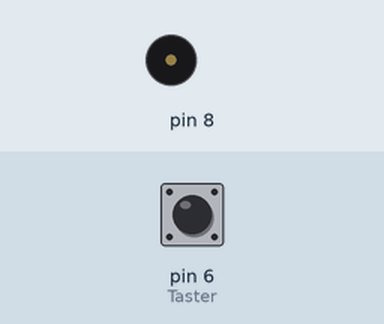
Recording of a sketch running on a simulated Arduino Uno, built with avr-gcc and run on an emulated ATmega328P. On the bench: buzzer (waves = sounding). The inputs (shaded band) are chosen by the test bench; at power-on: pin 6 (Taster) LOW.

Above: at 1.2 s.
1.3 s: pin 6 (Taster) pulled HIGH for 3.2 s
At 2.1 s:
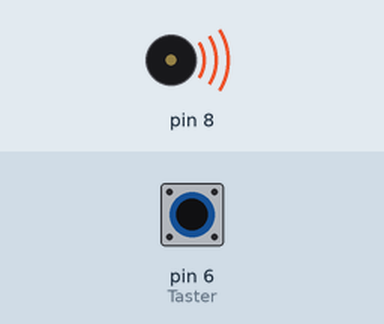
Timing chart, 0 to 6.8 s (numbered marks = the images above; inputs shaded):
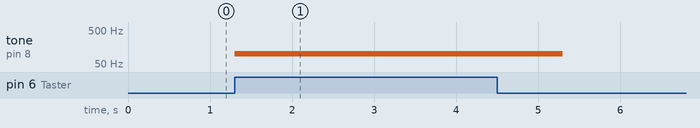

Measured:
- after the input at 1.3 s, tone on pin 8: silent → 100 Hz at once, → silent 4.0 s later

The sketch:

4.21.3.ino
```cpp
int Taster=6;
int Tasterstatus=0;

void setup() {
    pinMode(Taster, INPUT);
}

void loop() {
    Tasterstatus=digitalRead(Taster);
    if (Tasterstatus==HIGH){
        tone(8, 100);
        delay(1000);
        noTone(8);
    }
}
```
